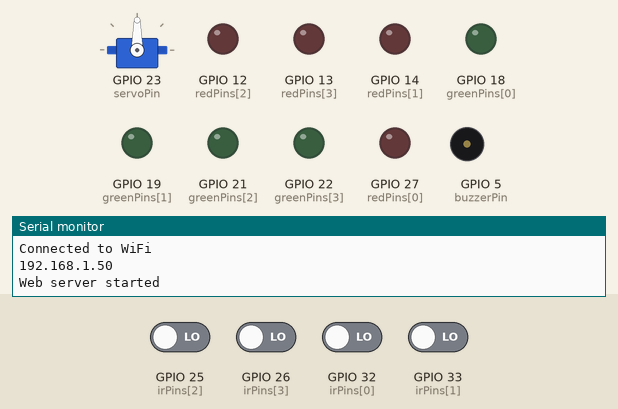
Bench run of a sketch on a simulated ESP32. On the bench: servo, output pins drawn as LEDs (lit = HIGH), buzzer (waves = sounding, pin HIGH), the last lines printed to the serial monitor. The test bench sets the inputs (shaded band); at power-on: GPIO 25 (irPins[2]), GPIO 26 (irPins[3]), GPIO 32 (irPins[0]), GPIO 33 (irPins[1]) LOW. WiFi joins after 1.5 s; servers stay silent unless stated; uploads are accepted with an empty reply.

Above: at 3.2 s.
3.3 s: GPIO 25 (irPins[2]) driven HIGH
At 4.1 s:
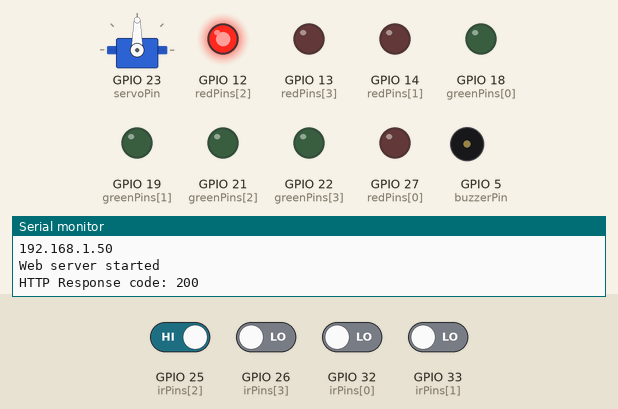
4.8 s: GPIO 26 (irPins[3]) driven HIGH
At 5.2 s:
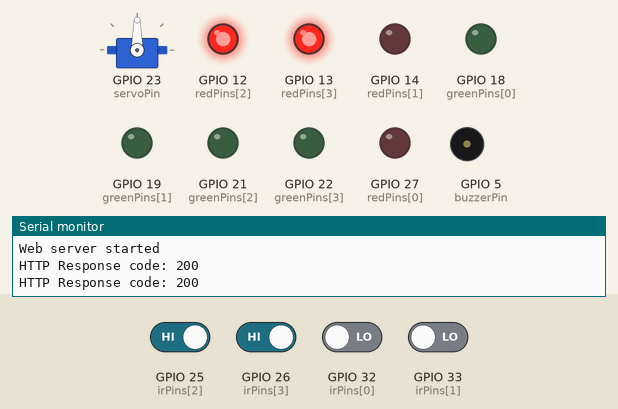
6.3 s: GPIO 32 (irPins[0]) driven HIGH
At 7.5 s:
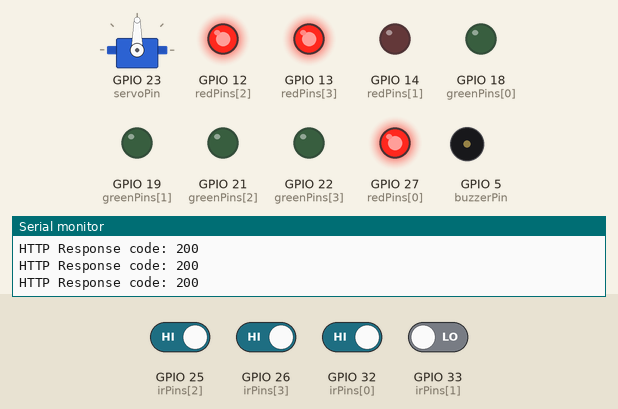
7.8 s: GPIO 33 (irPins[1]) driven HIGH
At 8.8 s:
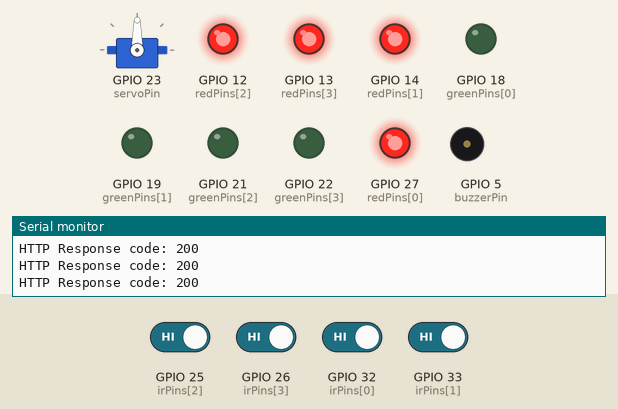
9.3 s: GPIO 25 (irPins[2]) driven LOW
At 9.9 s:
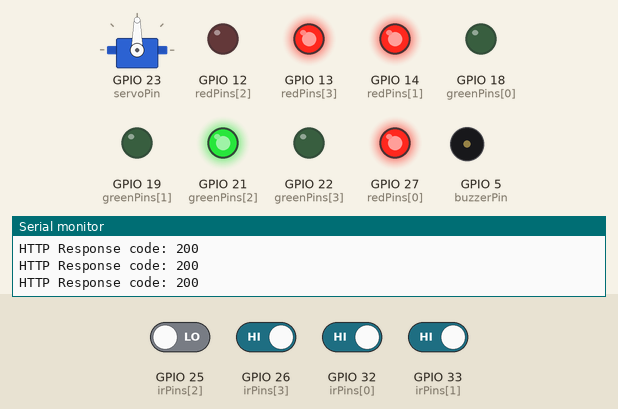
10.8 s: GPIO 26 (irPins[3]) driven LOW
At 11.1 s:
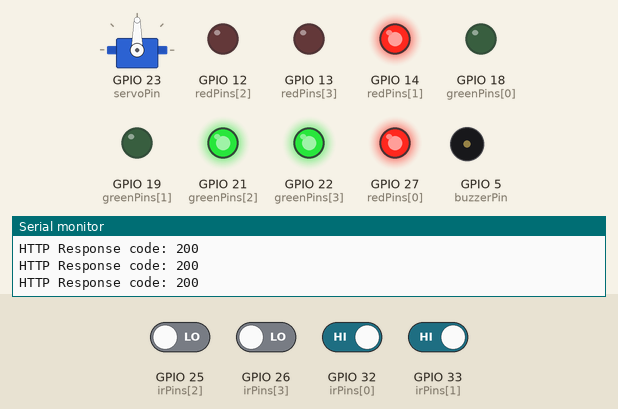
Timing chart, 0 to 13.3 s (numbered marks = the images above; inputs shaded):
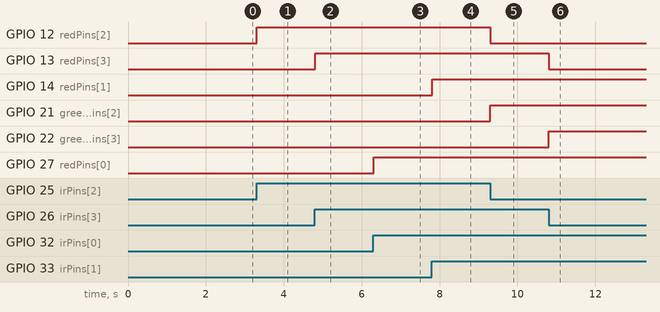

The sketch:

ESP_CODE.ino
```cpp
#include <WiFi.h>
#include <ESP32Servo.h>
#include <HTTPClient.h>
#include <ArduinoJson.h>
#include <ESPAsyncWebServer.h>

// WiFi Credentials
const char* ssid = "SSID";          // Replace with your WiFi SSID
const char* password = "Password";  // Replace with your WiFi password

// Flask Server URL
const String FLASK_SERVER = "http://<server ip>:5000/update_slot";  // Replace with your Flask server IP

// Supabase Direct URL (Optional - for direct Supabase communication)
// const String SUPABASE_URL = "https://your-supabase-url.supabase.co/rest/v1/bookings?select=*";

// Pins Configuration
const int irPins[] = {32, 33, 25, 26};     // IR sensors for A1-A4
const int redPins[] = {27, 14, 12, 13};   // Red LEDs
const int greenPins[] = {18, 19, 21, 22}; // Green LEDs
const int servoPin = 23;                 // Servo motor for gate
const int buzzerPin = 5;                 // Buzzer

// Create servo object
Servo gateServo;

// Create web server on port 80
AsyncWebServer server(80);

// Store previous slot states
bool previousStates[4] = {LOW, LOW, LOW, LOW};

void setup() {
  // Start serial communication
  Serial.begin(115200);

  // Connect to WiFi
  WiFi.begin(ssid, password);
  while (WiFi.status() != WL_CONNECTED) {
    delay(1000);
    Serial.println("Connecting to WiFi...");
  }
  Serial.println("Connected to WiFi");
  Serial.println(WiFi.localIP());

  // Attach servo motor
  gateServo.attach(servoPin);

  // Set pin modes
  pinMode(buzzerPin, OUTPUT);

  for (int i = 0; i < 4; i++) {
    pinMode(irPins[i], INPUT);
    pinMode(redPins[i], OUTPUT);
    pinMode(greenPins[i], OUTPUT);
  }

  // Set up gate control endpoint
  server.on("/gate", HTTP_POST, [](AsyncWebServerRequest *request){},
    NULL,
    handleGate
  );

  // Set up slot status endpoint
  server.on("/slots", HTTP_GET, [](AsyncWebServerRequest *request){
    StaticJsonDocument<200> doc;
    JsonArray slots = doc.createNestedArray("slots");

    for (int i = 0; i < 4; i++) {
      JsonObject slot = slots.createNestedObject();
      slot["slot_id"] = "A" + String(i + 1);

      // Read current state
      bool occupied = digitalRead(irPins[i]) == HIGH;
      slot["status"] = occupied ? "Occupied" : "Available";
    }

    String response;
    serializeJson(doc, response);
    request->send(200, "application/json", response);
  });

  // Start web server
  server.begin();
  Serial.println("Web server started");
}

void loop() {
  // Monitor parking slots
  for (int i = 0; i < 4; i++) {
    // Read sensor value
    bool currentState = digitalRead(irPins[i]);

    // Only update if state has changed
    if (currentState != previousStates[i]) {
      previousStates[i] = currentState;

      // Update LED indicators
      digitalWrite(redPins[i], currentState ? HIGH : LOW);
      digitalWrite(greenPins[i], currentState ? LOW : HIGH);

      // Send update to server - ✅ INVERTED STATUS
      sendStatus("A" + String(i + 1), currentState ? "Available" : "Occupied");

      // Small delay between slot updates
      delay(100);
    }
  }

  // Small delay to prevent excessive CPU usage
  delay(100);
}

// Function to send slot status to Flask server
void sendStatus(String slot, String status) {
  HTTPClient http;
  http.begin(FLASK_SERVER);
  http.addHeader("Content-Type", "application/json");

  // Create JSON payload
  StaticJsonDocument<128> doc;
  doc["slot_id"] = slot;
  doc["status"] = status;

  String payload;
  serializeJson(doc, payload);

  // Send POST request
  int httpResponseCode = http.POST(payload);

  if (httpResponseCode > 0) {
    Serial.print("HTTP Response code: ");
    Serial.println(httpResponseCode);
  } else {
    Serial.print("Error code: ");
    Serial.println(httpResponseCode);
  }

  http.end();
}

// Function to handle gate control
void handleGate(AsyncWebServerRequest *request, uint8_t *data, size_t len, size_t index, size_t total) {
  StaticJsonDocument<200> doc;
  DeserializationError error = deserializeJson(doc, data);

  if (error) {
    Serial.print("JSON parsing failed: ");
    Serial.println(error.c_str());
    request->send(400, "text/plain", "JSON Error");
    return;
  }

  const char* action = doc["action"];
  if (strcmp(action, "open") == 0) {
    Serial.println("Opening gate...");

    // Activate buzzer
    tone(buzzerPin, 1000, 500);  // Buzzer on pin 5

    // Open gate (90 degrees)
    gateServo.write(90);

    // Keep gate open for 5 seconds
    delay(5000);

    // Close gate (0 degrees)
    gateServo.write(0);

    request->send(200, "text/plain", "Gate opened");
  } else {
    Serial.println("Invalid gate action");
    request->send(400, "text/plain", "Invalid action");
  }
}
```

Measured:
- after the input at 3.3 s, GPIO 12 (redPins[2]): LOW → HIGH at once
- after the input at 4.8 s, GPIO 13 (redPins[3]): LOW → HIGH at once
- after the input at 6.3 s, GPIO 27 (redPins[0]): LOW → HIGH at once
- after the input at 7.8 s, GPIO 14 (redPins[1]): LOW → HIGH at once
- after the input at 9.3 s, GPIO 12 (redPins[2]): HIGH → LOW at once; GPIO 21 (greenPins[2]): LOW → HIGH at once
- after the input at 10.8 s, GPIO 13 (redPins[3]): HIGH → LOW at once; GPIO 22 (greenPins[3]): LOW → HIGH at once
